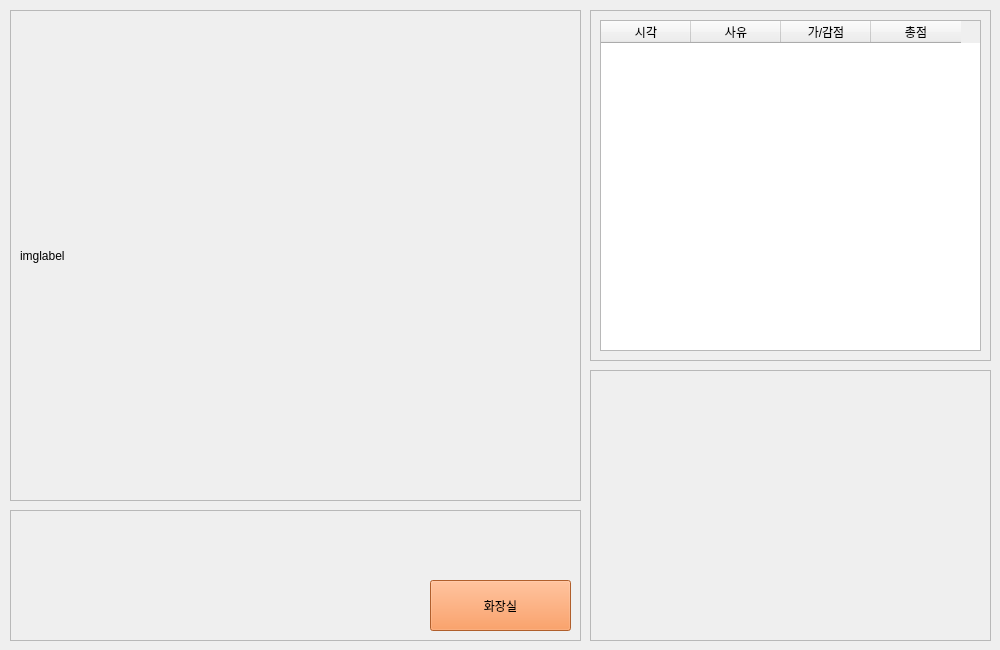
   <widget class="QWidget" name="page_2">
    <widget class="QFrame" name="frame_6">
     <property name="geometry">
      <rect>
       <x>10</x>
       <y>10</y>
       <width>571</width>
       <height>491</height>
      </rect>
     </property>
     <property name="frameShape">
      <enum>QFrame::StyledPanel</enum>
     </property>
     <property name="frameShadow">
      <enum>QFrame::Raised</enum>
     </property>
     <widget class="QLabel" name="imglabel">
      <property name="geometry">
       <rect>
        <x>10</x>
        <y>10</y>
        <width>551</width>
        <height>471</height>
       </rect>
      </property>
      <property name="text">
       <string>imglabel</string>
      </property>
     </widget>
    </widget>
    <widget class="QFrame" name="frame_2">
     <property name="geometry">
      <rect>
       <x>590</x>
       <y>10</y>
       <width>401</width>
       <height>351</height>
      </rect>
     </property>
     <property name="frameShape">
      <enum>QFrame::StyledPanel</enum>
     </property>
     <property name="frameShadow">
      <enum>QFrame::Raised</enum>
     </property>
     <widget class="QTableWidget" name="tableWidget_3">
      <property name="geometry">
       <rect>
        <x>10</x>
        <y>10</y>
        <width>381</width>
        <height>331</height>
       </rect>
      </property>
      <property name="styleSheet">
       <string notr="true">font: 29 15pt &quot;Noto Sans CJK HK DemiLight&quot;;</string>
      </property>
      <property name="autoScrollMargin">
       <number>16</number>
      </property>
      <attribute name="horizontalHeaderDefaultSectionSize">
       <number>90</number>
      </attribute>
      <column>
       <property name="text">
        <string>시각</string>
       </property>
      </column>
      <column>
       <property name="text">
        <string>사유</string>
       </property>
      </column>
      <column>
       <property name="text">
        <string>가/감점</string>
       </property>
      </column>
      <column>
       <property name="text">
        <string>총점</string>
       </property>
      </column>
     </widget>
    </widget>
    <widget class="QFrame" name="frame_4">
     <property name="geometry">
      <rect>
       <x>590</x>
       <y>370</y>
       <width>401</width>
       <height>271</height>
      </rect>
     </property>
     <property name="frameShape">
      <enum>QFrame::StyledPanel</enum>
     </property>
     <property name="frameShadow">
      <enum>QFrame::Raised</enum>
     </property>
    </widget>
    <widget class="QFrame" name="frame_3">
     <property name="geometry">
      <rect>
       <x>10</x>
       <y>510</y>
       <width>571</width>
       <height>131</height>
      </rect>
     </property>
     <property name="frameShape">
      <enum>QFrame::StyledPanel</enum>
     </property>
     <property name="frameShadow">
      <enum>QFrame::Raised</enum>
     </property>
     <widget class="QPushButton" name="pushButton_5">
      <property name="geometry">
       <rect>
        <x>420</x>
        <y>70</y>
        <width>141</width>
        <height>51</height>
       </rect>
      </property>
      <property name="styleSheet">
       <string notr="true">background-color: rgb(247, 133, 62);
font: 16pt &quot;Noto Sans CJK HK&quot;;</string>
      </property>
      <property name="text">
       <string>화장실</string>
      </property>
     </widget>
    </widget>
   </widget>
